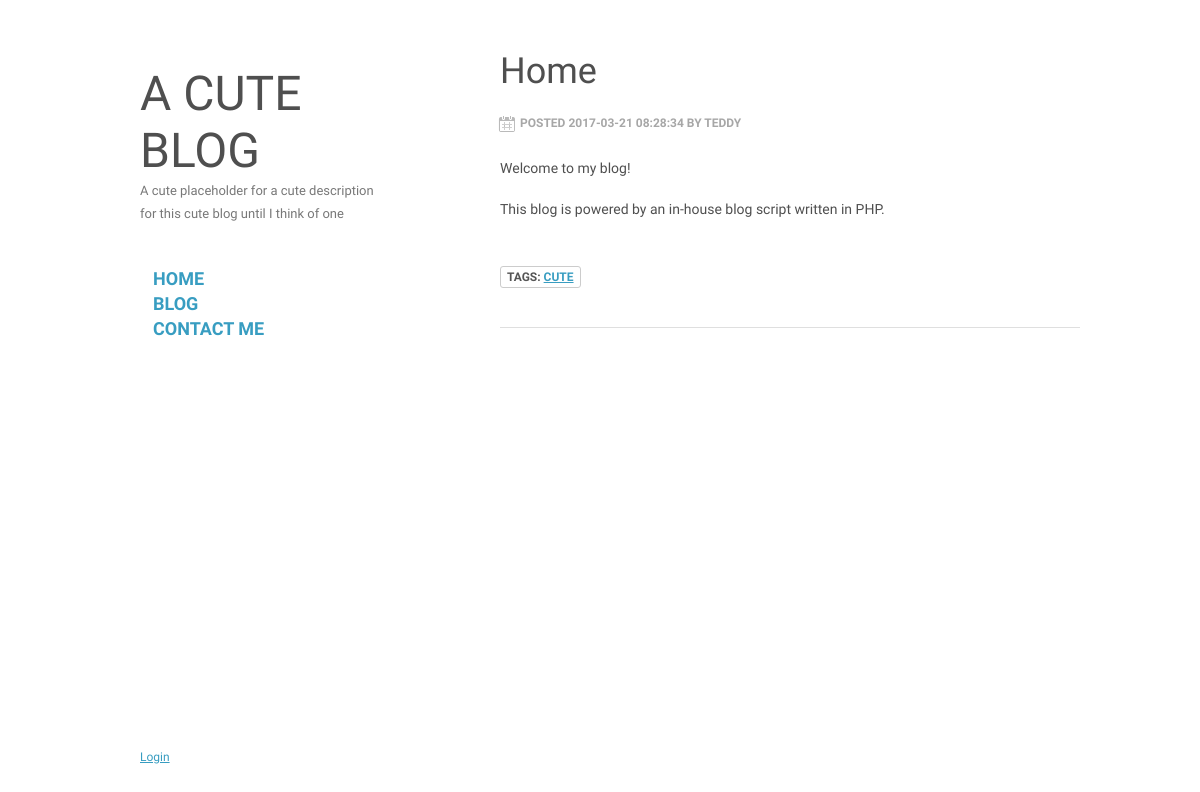
The page /home on the database its author committed.
### tables this page shows
CREATE TABLE IF NOT EXISTS posts (
  post_id int(11) AUTO_INCREMENT,
  title varchar(255) NOT NULL DEFAULT '',
  content text NOT NULL DEFAULT '',
  date datetime NOT NULL DEFAULT NOW(),
  posted_by int(11) NOT NULL,
  PRIMARY KEY (post_id),
  CONSTRAINT post_author FOREIGN KEY (posted_by) REFERENCES users(user_id)
);

CREATE TABLE IF NOT EXISTS users (
  user_id int(11) AUTO_INCREMENT,
  name varchar(255) NOT NULL UNIQUE,
  password varchar(255) NOT NULL DEFAULT '',
  admin int(11) NOT NULL DEFAULT 0,
  PRIMARY KEY (user_id)
);

### controllers/RouterController.php (called while the page is built, shortened)
<?php
class RouterController extends Controller {
	private function parseUrl($url)
	{
		$parsedUrl = parse_url($url);
		$parsedUrl["path"] = ltrim($parsedUrl["path"], "/");
		$parsedUrl["path"] = trim($parsedUrl["path"]);
		$explodedUrl = explode("/", $parsedUrl["path"]);
		return $explodedUrl;
	}
	private function dashesToCamel($text)
	{
		$text = str_replace('-', ' ', $text);
		$text = ucwords($text);
		$text = str_replace(' ', '', $text);
		return $text;
	}
	function process($params) {
		$parsedUrl = $this->parseUrl($params);
		$controllerClass = $this->dashesToCamel(array_shift($parsedUrl)) . 'Controller';
		if (file_exists('controllers/' . $controllerClass . '.php')) {
			$this->controller = new $controllerClass;
			$this->controller->process($parsedUrl);
			$this->view = 'layout';
		} else {
			$this->redirect('error');
		}
	}
}

### index.php (called while the page is built, shortened)
<?php
$router = new RouterController();
$router->process($_SERVER['REQUEST_URI']);
$router->renderView();

### controllers/HomeController.php (called while the page is built, shortened)
<?php
class HomeController extends Controller
{
    public function process($params)
    {
        $blogManager = new BlogManager();
        $post = $blogManager->getPostById(1);
        $this->view = 'post';
    }
}

### models/Db.php (called while the page is built, shortened)
<?php
class Db {
	private static $connection;
	public static function connect($host, $user, $password, $database) {
		if (!isset(self::$connection)) {
			self::$connection = @new PDO(
				"mysql:host=$host;dbname=$database",
				$user,
				$password
			);
		}
	}
	public static function queryOne($query, $params)
	{
		$result = self::$connection->prepare($query);
		$result->execute($params);
		return $result->fetch(\PDO::FETCH_ASSOC);
	}
}

### models/BlogManager.php (called while the page is built, shortened)
<?php
class BlogManager {
    public function getPostById($id)
    {
    	return Db::queryOne('
            SELECT posts.*, users.name, GROUP_CONCAT(tags.tag_name ORDER BY tags.tag_name) AS tags
            FROM posts
            LEFT JOIN users ON users.user_id = posts.posted_by
            LEFT JOIN posts_tags ON posts_tags.post_id = posts.post_id
            LEFT JOIN tags ON tags.tag_id = posts_tags.tag_id
            WHERE posts.post_id = ?
            GROUP BY posts.post_id
        ', array($id));
    }
}

### views/post.phtml (the view, shortened to what this page needs)
<div class="post">
	<h2><?= $post['title'] ?></h2>
	<div class="date">
		Posted <?= $post['date'] ?> by <?= $_post['name'] ?>
	</div>
	<?= $_post['content'] ?><br />
	<?php
		if (!empty($post['tags'])) {
			$tags = explode(',', $post['tags']);
			echo "<div class='tag'><label>Tags: ";
			foreach($tags as $tag) {
				echo "<a href='/tag/" . $tag . "'>" . $tag . "</a> ";
			}
			echo "</div><label>";
		}
	 ?><br />
</div>

### controllers/Controller.php (shortened to what this page needs)
<?php
abstract class Controller {
	protected $view = "";
	public function renderView() {
		if ($this->view)
        {
            require("views/" . $this->view . ".phtml");
        }
	}
}

### views/layout.phtml (shortened to what this page needs)
<!DOCTYPE html>
<html>
<head>
	<link rel="stylesheet" href="style.css" type="text/css"/>
</head>
<body>
	<aside>
		<h1><?= $blog_title ?></h1>
		<p class="description"><?= $blog_description ?></p>
		<ul>
			<li><a href="/">Home</a></li>
			<li><a href="blog">Blog</a></li>
			<li><a href="contact">Contact me</a></li>
		</ul>
		<p class="author">
			<?php
				if (isset($_SESSION['user'])) {
				   echo "<a href='/account/logout/'>Logout</a>";
				} else {
					echo "<a href='/account/login/'>Login</a>";
				}
			?>
		</p>
	</aside>
	<section id="content">
		<?php $this->controller->renderView();  ?>
	</section>
</body>
</html>

### style.css (style rules this page uses)
* { margin:0; padding:0; }
body { font:15px/1.3 Arial, sans-serif; color: #4f4f4f; }
a, a:visited { outline:none; color:#389dc1; }
section, footer, header, aside { display: block; }
h1 { font: 48px 'Open Sans Condensed', sans-serif; text-transform:uppercase; }
h2 { font: 36px 'Open Sans Condensed', sans-serif; }
p { font: 14px 'Open Sans Condensed', sans-serif; }
#content { position: absolute; font: 16px/1.5 'PT Serif', Times, Cambria, serif; width: 580px; left: 50%; margin-left: -100px; }
#content p, #content ul { margin-bottom:25px; }
.post { padding: 50px 0 15px 0; border-bottom: 1px solid #dfdfdf; }
.post .date { font: bold 12px 'Open Sans Condensed', sans-serif; text-transform: uppercase; color: #a7a7a7; margin: 24px 0 30px 20px; position: relative; }
.post .date:before { width:18px; height:18px; position:absolute; content:''; left: -22px; top: -1px; }
.tag { font: bold 12px/1 'Open Sans Condensed', sans-serif; color: #555 !important; text-transform: uppercase; }
.tag label { display: inline-block; font: bold 12px/1 'Open Sans Condensed', sans-serif; border: 1px solid #ccc; border-radius: 3px; background-color: white; color: #555 !important; padding: 4px 6px; text-decoration: none !important; text-transform: uppercase; }
aside { position: fixed; width: 250px; height: auto; top: 0; left: 50%; bottom: 0; margin-left: -460px; padding-top: 65px; }
aside p.description { font-size: 13px; line-height: 1.8; margin-bottom: 40px; color:#787878; }
aside ul { font: bold 18px 'Open Sans Condensed', sans-serif; text-transform: uppercase; list-style:none; }
aside ul li a { text-decoration:none !important; display:inline-block; padding:0 3px; margin:2px 0 2px 10px; }
aside p.author { position: absolute; bottom: 20px; height: 30px; font-size: 12px; color: #888; }

### rows shown on the page
posts: title "Home", date "2017-03-21 08:28:34", posted_by.name "TEDDY", content "Welcome to my blog! This blog is powered by an in-house blog script written in PHP.", tag "CUTE"

### other values the page prints
$blog_title "A CUTE BLOG"
$blog_description "A cute placeholder for a cute description for this cute blog until I think of one"
